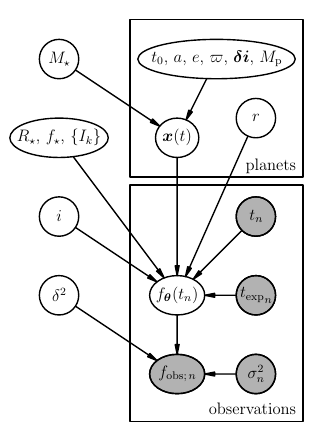

This chart was generated by the following Python code:
#!/usr/bin/env python
# -*- coding: utf-8 -*-

from __future__ import (division, print_function, absolute_import,
                        unicode_literals)

import os
from matplotlib import rc
rc("font", family="serif", size=12)
rc("text", usetex=True)

# Import the LaTeX variables.
rc("text.latex", preamble=["\input{"
    + os.path.join(os.path.dirname(os.path.dirname(os.path.abspath(__file__))),
                "vars.tex") + "}"])

import daft

pgm = daft.PGM([4, 5.5], origin=[0.75, 2.25])

pgm.add_node(daft.Node("planet_pars",
                       r"\tzero, \smaxis, \ecc, \pomega, \incl, \mplanet",
                       3.5, 7, aspect=4.0))
pgm.add_node(daft.Node("xt", r"$\bvec{x}(t)$", 3, 6, aspect=1.1))
pgm.add_edge("planet_pars", "xt")

pgm.add_node(daft.Node("mstar", r"\mstar", 1.5, 7))
pgm.add_edge("mstar", "xt")

pgm.add_node(daft.Node("rp", r"\rplanet", 4, 6.25))
pgm.add_node(daft.Node("rstar", r"\rstar, \fstar, \setof{I_k}", 1.5, 6,
                       aspect=2.5))
pgm.add_node(daft.Node("f", r"\fmodel", 3, 4, aspect=1.4))
pgm.add_edge("rp", "f")
pgm.add_edge("rstar", "f")
pgm.add_edge("xt", "f")

pgm.add_node(daft.Node("tn", r"\tobs", 4, 5, observed=True))
pgm.add_node(daft.Node("texp", r"${t_\mathrm{exp}}_n$", 4, 4, observed=True))
pgm.add_edge("tn", "f")
pgm.add_edge("texp", "f")

pgm.add_node(daft.Node("iobs", r"\iobs", 1.5, 5))
pgm.add_edge("iobs", "f")

pgm.add_node(daft.Node("fobs", r"\fobs", 3, 3, observed=True,
                       aspect=1.4))
pgm.add_node(daft.Node("ferr", r"\ferr", 4, 3, observed=True))
pgm.add_node(daft.Node("jitter", r"\jitter", 1.5, 4))
pgm.add_edge("f", "fobs")
pgm.add_edge("ferr", "fobs")
pgm.add_edge("jitter", "fobs")

pgm.add_plate(daft.Plate([2.4, 2.4, 2.2, 3], label="observations",
                         position="bottom right"))
pgm.add_plate(daft.Plate([2.4, 5.5, 2.2, 2], label="planets",
                         position="bottom right"))

pgm.render()
pgm.figure.savefig("pgm.pdf")
